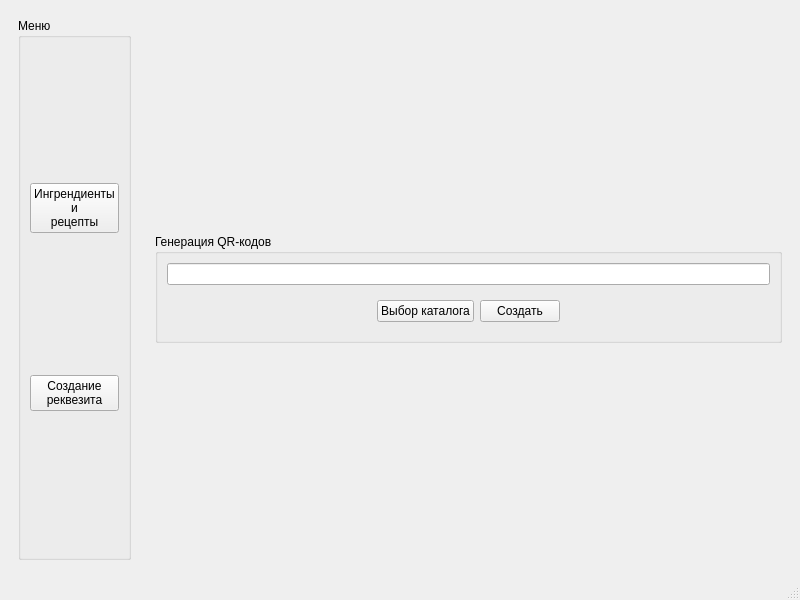
<?xml version="1.0" encoding="UTF-8"?>
<ui version="4.0">
 <class>MainWindow</class>
 <widget class="QMainWindow" name="MainWindow">
  <property name="geometry">
   <rect>
    <x>0</x>
    <y>0</y>
    <width>800</width>
    <height>600</height>
   </rect>
  </property>
  <property name="windowTitle">
   <string>Alchemy Control</string>
  </property>
  <widget class="QWidget" name="centralwidget">
   <layout class="QHBoxLayout" name="horizontalLayout">
    <item>
     <widget class="QWidget" name="widget" native="true">
      <property name="sizePolicy">
       <sizepolicy hsizetype="Fixed" vsizetype="Preferred">
        <horstretch>0</horstretch>
        <verstretch>0</verstretch>
       </sizepolicy>
      </property>
      <property name="minimumSize">
       <size>
        <width>0</width>
        <height>0</height>
       </size>
      </property>
      <layout class="QVBoxLayout" name="verticalLayout">
       <item>
        <widget class="QGroupBox" name="groupBox">
         <property name="title">
          <string>Меню</string>
         </property>
         <layout class="QVBoxLayout" name="verticalLayout_2">
          <item>
           <widget class="QPushButton" name="labBtn">
            <property name="text">
             <string>Ингрендиенты
и
рецепты</string>
            </property>
           </widget>
          </item>
          <item>
           <widget class="QPushButton" name="genBtn">
            <property name="text">
             <string>Создание 
реквезита</string>
            </property>
           </widget>
          </item>
         </layout>
        </widget>
       </item>
      </layout>
     </widget>
    </item>
    <item>
     <widget class="QStackedWidget" name="pages">
      <property name="currentIndex">
       <number>1</number>
      </property>
      <widget class="QWidget" name="page">
       <layout class="QVBoxLayout" name="verticalLayout_3">
        <item>
         <widget class="QGroupBox" name="groupBox_2">
          <property name="title">
           <string>Ингрендиенты</string>
          </property>
          <layout class="QVBoxLayout" name="verticalLayout_4">
           <item>
            <widget class="QScrollArea" name="scrollArea">
             <property name="widgetResizable">
              <bool>true</bool>
             </property>
             <widget class="QWidget" name="scrollAreaWidgetContents">
              <property name="geometry">
               <rect>
                <x>0</x>
                <y>0</y>
                <width>533</width>
                <height>136</height>
               </rect>
              </property>
             </widget>
            </widget>
           </item>
           <item>
            <widget class="QWidget" name="widget_2" native="true">
             <layout class="QHBoxLayout" name="horizontalLayout_2">
              <item>
               <widget class="QPushButton" name="pushButton_3">
                <property name="text">
                 <string>Добавить</string>
                </property>
               </widget>
              </item>
              <item>
               <widget class="QPushButton" name="pushButton_4">
                <property name="text">
                 <string>Изменить</string>
                </property>
               </widget>
              </item>
              <item>
               <widget class="QPushButton" name="pushButton_5">
                <property name="text">
                 <string>Удалить</string>
                </property>
               </widget>
              </item>
             </layout>
            </widget>
           </item>
          </layout>
         </widget>
        </item>
        <item>
         <widget class="QGroupBox" name="groupBox_3">
          <property name="title">
           <string>Рецепты</string>
          </property>
          <layout class="QVBoxLayout" name="verticalLayout_5">
           <item>
            <widget class="QScrollArea" name="scrollArea_2">
             <property name="widgetResizable">
              <bool>true</bool>
             </property>
             <widget class="QWidget" name="scrollAreaWidgetContents_2">
              <property name="geometry">
               <rect>
                <x>0</x>
                <y>0</y>
                <width>533</width>
                <height>135</height>
               </rect>
              </property>
             </widget>
            </widget>
           </item>
           <item>
            <widget class="QWidget" name="widget_3" native="true">
             <layout class="QHBoxLayout" name="horizontalLayout_3">
              <item>
               <widget class="QPushButton" name="pushButton_6">
                <property name="text">
                 <string>Добавить</string>
                </property>
               </widget>
              </item>
              <item>
               <widget class="QPushButton" name="pushButton_7">
                <property name="text">
                 <string>Изменить</string>
                </property>
               </widget>
              </item>
              <item>
               <widget class="QPushButton" name="pushButton_8">
                <property name="text">
                 <string>Удалить</string>
                </property>
               </widget>
              </item>
             </layout>
            </widget>
           </item>
          </layout>
         </widget>
        </item>
       </layout>
      </widget>
      <widget class="QWidget" name="page_2">
       <layout class="QVBoxLayout" name="verticalLayout_6">
        <item>
         <widget class="QGroupBox" name="groupBox_4">
          <property name="sizePolicy">
           <sizepolicy hsizetype="Preferred" vsizetype="Fixed">
            <horstretch>0</horstretch>
            <verstretch>0</verstretch>
           </sizepolicy>
          </property>
          <property name="title">
           <string>Генерация QR-кодов</string>
          </property>
          <layout class="QVBoxLayout" name="verticalLayout_7">
           <item>
            <widget class="QLineEdit" name="dirPathEntry"/>
           </item>
           <item alignment="Qt::AlignHCenter">
            <widget class="QWidget" name="widget_4" native="true">
             <property name="sizePolicy">
              <sizepolicy hsizetype="Fixed" vsizetype="Fixed">
               <horstretch>0</horstretch>
               <verstretch>0</verstretch>
              </sizepolicy>
             </property>
             <layout class="QHBoxLayout" name="horizontalLayout_4">
              <item>
               <widget class="QPushButton" name="dirChooseBtn">
                <property name="text">
                 <string>Выбор каталога</string>
                </property>
               </widget>
              </item>
              <item>
               <widget class="QPushButton" name="createBtn">
                <property name="text">
                 <string>Создать</string>
                </property>
               </widget>
              </item>
             </layout>
            </widget>
           </item>
          </layout>
         </widget>
        </item>
       </layout>
      </widget>
     </widget>
    </item>
   </layout>
  </widget>
  <widget class="QMenuBar" name="menubar">
   <property name="geometry">
    <rect>
     <x>0</x>
     <y>0</y>
     <width>800</width>
     <height>26</height>
    </rect>
   </property>
  </widget>
  <widget class="QStatusBar" name="statusbar"/>
 </widget>
 <resources/>
 <connections/>
</ui>
